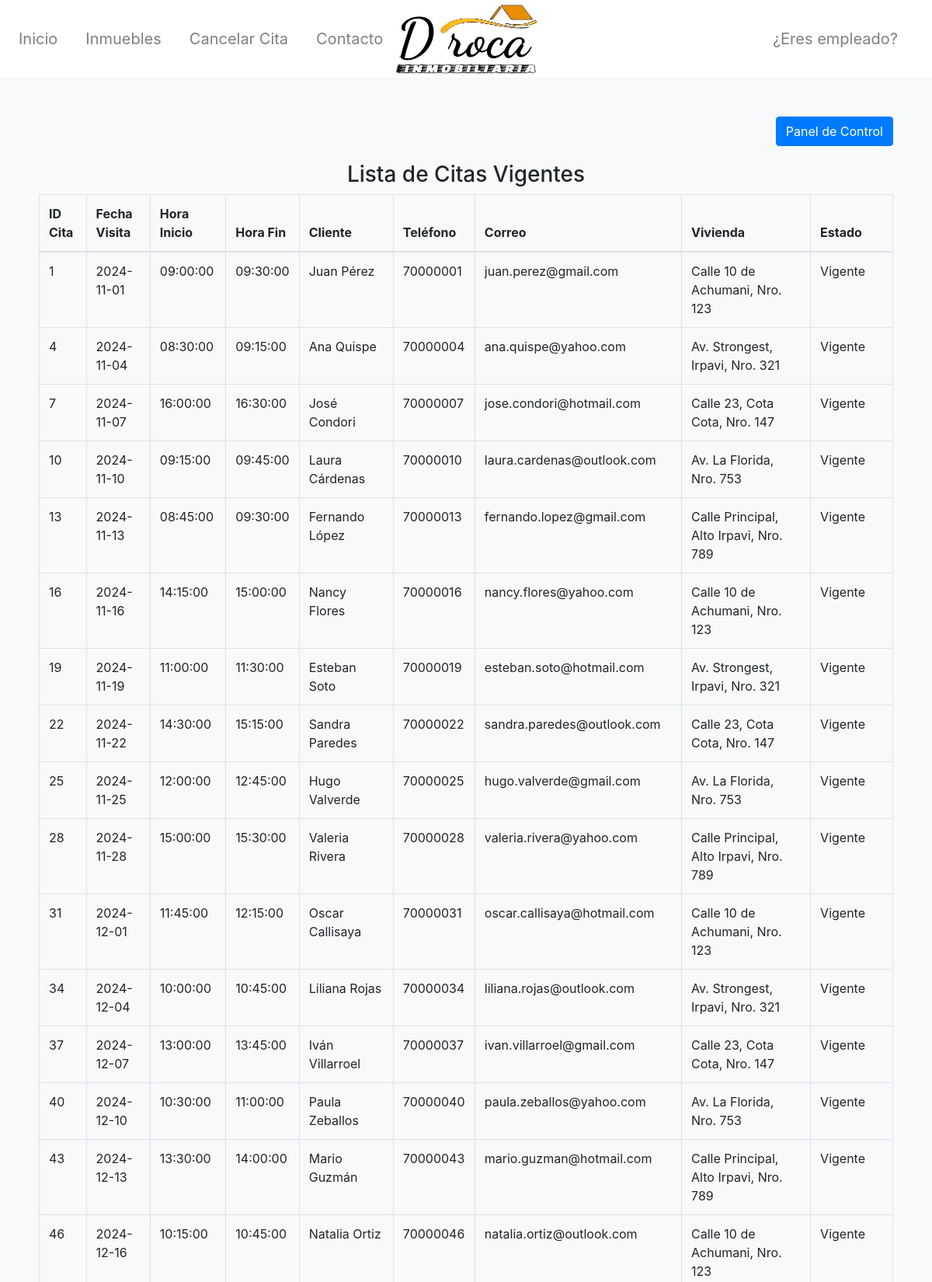
/gestionarCitas.php (upper part), run on the app's committed database.
### tables this page shows
CREATE TABLE Cita (
    idCita int  NOT NULL AUTO_INCREMENT,
    FechaVisita date  NOT NULL,
    FechaTrato date  NULL,
    HoraInicio time  NOT NULL,
    HoraFin time  NOT NULL,
    esTrato boolean  NULL,
    MontoOfrecido decimal(50,5)  NULL,
    Trabajador_idTrabajador int  NULL,
    Estado_idEstado int  NOT NULL,
    Vivienda_idVivienda int  NOT NULL,
    Cliente_idCliente int  NOT NULL,
    CONSTRAINT Cita_pk PRIMARY KEY (idCita)
);

CREATE TABLE Cliente (
    idCliente int  NOT NULL AUTO_INCREMENT,
    Nombre varchar(100)  NOT NULL,
    Telefono char(8)  NOT NULL,
    Correo varchar(100)  NOT NULL,
    CONSTRAINT Cliente_pk PRIMARY KEY (idCliente)
);

CREATE TABLE Vivienda (
    idVivienda int  NOT NULL AUTO_INCREMENT,
    Direccion varchar(100)  NOT NULL,
    MontoPedido int  NOT NULL,
    Vendido boolean  NOT NULL,
    Zonas_idZona int  NOT NULL,
    TipoVivienda_idTipoV int  NOT NULL,
    TipoOferta_idTipoO int  NOT NULL,
    CONSTRAINT Vivienda_pk PRIMARY KEY (idVivienda)
);

CREATE TABLE Estado (
    idEstado int  NOT NULL AUTO_INCREMENT,
    Estado varchar(100)  NOT NULL,
    CONSTRAINT Estado_pk PRIMARY KEY (idEstado)
);

### Logica/sql.php (called while the page is built, shortened)
<?php
function Conectarse()
{
    if (!($link = mysqli_connect("localhost", "root", ""))) {
        return 0;
    }
    return $link;
}
function obtenerCitasVigentes() {
    $conexion = Conectarse();
    $consulta = "
        SELECT
            C.idCita,
            C.FechaVisita,
            C.HoraInicio,
            C.HoraFin,
            CL.Nombre AS NombreCliente,
            CL.Telefono AS TelefonoCliente,
            CL.Correo AS CorreoCliente,
            V.Direccion AS DireccionVivienda,
            E.Estado
        FROM
            Cita C
        JOIN
            Cliente CL ON C.Cliente_idCliente = CL.idCliente
        JOIN
            Vivienda V ON C.Vivienda_idVivienda = V.idVivienda
        JOIN
            Estado E ON C.Estado_idEstado = E.idEstado
    ";
    $resultado = mysqli_query($conexion, $consulta);
    if ($resultado) {
        $citas = mysqli_fetch_all($resultado, MYSQLI_ASSOC);
    } else {
        $citas = [];
    }
    return $citas;
}
?>

### gestionarCitas.php (the view, shortened to what this page needs)
<!DOCTYPE html>
<html lang="es">
<head>
    <link href="https://maxcdn.bootstrapcdn.com/bootstrap/4.5.2/css/bootstrap.min.css" rel="stylesheet">
</head>
<body>
    <?php include('header.php'); ?>
    <div class="table-container">
        <div class="top-buttons">
            <a href="panelControl.php" class="btn btn-primary">Panel de Control</a>
        </div>
        <h3 class="text-center">Lista de Citas Vigentes</h3>
        <table class="table table-bordered">
            <thead>
                <tr>
                    <th>ID Cita</th>
                    <th>Fecha Visita</th>
                    <th>Hora Inicio</th>
                    <th>Hora Fin</th>
                    <th>Cliente</th>
                    <th>Teléfono</th>
                    <th>Correo</th>
                    <th>Vivienda</th>
                    <th>Estado</th>
                </tr>
            </thead>
            <tbody>
                <?php
                require_once 'Logica/sql.php';
                $citas = obtenerCitasVigentes();
                if (!empty($citas)) {
                    foreach ($citas as $cita) {
                        echo "<tr>";
                        echo "<td>" . $cita['idCita'] . "</td>";
                        echo "<td>" . $cita['FechaVisita'] . "</td>";
                        echo "<td>" . $cita['HoraInicio'] . "</td>";
                        echo "<td>" . $cita['HoraFin'] . "</td>";
                        echo "<td>" . $cita['NombreCliente'] . "</td>";
                        echo "<td>" . $cita['TelefonoCliente'] . "</td>";
                        echo "<td>" . $cita['CorreoCliente'] . "</td>";
                        echo "<td>" . $cita['DireccionVivienda'] . "</td>";
                        echo "<td>" . $cita['Estado'] . "</td>";
                        echo "</tr>";
                    }
                } else {
                    echo "<tr><td colspan='10' class='text-center'>No hay citas vigentes</td></tr>";
                }
                ?>
            </tbody>
        </table>
    </div>
</body>
</html>

### gestionarCitas.php (style rules this page uses)
body { background-color: #f8f9fa; }
.table-container { margin: 50px; }
.top-buttons { display: flex; justify-content: flex-end; margin-bottom: 20px; }

### data on the page
cita: idCita "1", FechaVisita "2024-11-01", HoraInicio "09:00:00", HoraFin "09:30:00", Cliente_idCliente.Nombre "Juan Pérez", Cliente_idCliente.Telefono "70000001", Cliente_idCliente.Correo "juan.perez@gmail.com", Vivienda_idVivienda.Direccion "Calle 10 de Achumani, Nro. 123", Estado_idEstado.Estado "Vigente"
cita: idCita "4", FechaVisita "2024-11-04", HoraInicio "08:30:00", HoraFin "09:15:00", Cliente_idCliente.Nombre "Ana Quispe", Cliente_idCliente.Telefono "70000004", Cliente_idCliente.Correo "ana.quispe@yahoo.com", Vivienda_idVivienda.Direccion "Av. Strongest, Irpavi, Nro. 321", Estado_idEstado.Estado "Vigente"
cita: idCita "7", FechaVisita "2024-11-07", HoraInicio "16:00:00", HoraFin "16:30:00", Cliente_idCliente.Nombre "José Condori", Cliente_idCliente.Telefono "70000007", Cliente_idCliente.Correo "jose.condori@hotmail.com", Vivienda_idVivienda.Direccion "Calle 23, Cota Cota, Nro. 147", Estado_idEstado.Estado "Vigente"
cita: idCita "10", FechaVisita "2024-11-10", HoraInicio "09:15:00", HoraFin "09:45:00", Cliente_idCliente.Nombre "Laura Cárdenas", Cliente_idCliente.Telefono "70000010", Cliente_idCliente.Correo "laura.cardenas@outlook.com", Vivienda_idVivienda.Direccion "Av. La Florida, Nro. 753", Estado_idEstado.Estado "Vigente"
cita: idCita "13", FechaVisita "2024-11-13", HoraInicio "08:45:00", HoraFin "09:30:00", Cliente_idCliente.Nombre "Fernando López", Cliente_idCliente.Telefono "70000013", Cliente_idCliente.Correo "fernando.lopez@gmail.com", Vivienda_idVivienda.Direccion "Calle Principal, Alto Irpavi, Nro. 789", Estado_idEstado.Estado "Vigente"
cita: idCita "16", FechaVisita "2024-11-16", HoraInicio "14:15:00", HoraFin "15:00:00", Cliente_idCliente.Nombre "Nancy Flores", Cliente_idCliente.Telefono "70000016", Cliente_idCliente.Correo "nancy.flores@yahoo.com", Vivienda_idVivienda.Direccion "Calle 10 de Achumani, Nro. 123", Estado_idEstado.Estado "Vigente"
cita: idCita "19", FechaVisita "2024-11-19", HoraInicio "11:00:00", HoraFin "11:30:00", Cliente_idCliente.Nombre "Esteban Soto", Cliente_idCliente.Telefono "70000019", Cliente_idCliente.Correo "esteban.soto@hotmail.com", Vivienda_idVivienda.Direccion "Av. Strongest, Irpavi, Nro. 321", Estado_idEstado.Estado "Vigente"
cita: idCita "22", FechaVisita "2024-11-22", HoraInicio "14:30:00", HoraFin "15:15:00", Cliente_idCliente.Nombre "Sandra Paredes", Cliente_idCliente.Telefono "70000022", Cliente_idCliente.Correo "sandra.paredes@outlook.com", Vivienda_idVivienda.Direccion "Calle 23, Cota Cota, Nro. 147", Estado_idEstado.Estado "Vigente"
cita: idCita "25", FechaVisita "2024-11-25", HoraInicio "12:00:00", HoraFin "12:45:00", Cliente_idCliente.Nombre "Hugo Valverde", Cliente_idCliente.Telefono "70000025", Cliente_idCliente.Correo "hugo.valverde@gmail.com", Vivienda_idVivienda.Direccion "Av. La Florida, Nro. 753", Estado_idEstado.Estado "Vigente"
cita: idCita "28", FechaVisita "2024-11-28", HoraInicio "15:00:00", HoraFin "15:30:00", Cliente_idCliente.Nombre "Valeria Rivera", Cliente_idCliente.Telefono "70000028", Cliente_idCliente.Correo "valeria.rivera@yahoo.com", Vivienda_idVivienda.Direccion "Calle Principal, Alto Irpavi, Nro. 789", Estado_idEstado.Estado "Vigente"
cita: idCita "31", FechaVisita "2024-12-01", HoraInicio "11:45:00", HoraFin "12:15:00", Cliente_idCliente.Nombre "Oscar Callisaya", Cliente_idCliente.Telefono "70000031", Cliente_idCliente.Correo "oscar.callisaya@hotmail.com", Vivienda_idVivienda.Direccion "Calle 10 de Achumani, Nro. 123", Estado_idEstado.Estado "Vigente"
cita: idCita "34", FechaVisita "2024-12-04", HoraInicio "10:00:00", HoraFin "10:45:00", Cliente_idCliente.Nombre "Liliana Rojas", Cliente_idCliente.Telefono "70000034", Cliente_idCliente.Correo "liliana.rojas@outlook.com", Vivienda_idVivienda.Direccion "Av. Strongest, Irpavi, Nro. 321", Estado_idEstado.Estado "Vigente"
cita: idCita "37", FechaVisita "2024-12-07", HoraInicio "13:00:00", HoraFin "13:45:00", Cliente_idCliente.Nombre "Iván Villarroel", Cliente_idCliente.Telefono "70000037", Cliente_idCliente.Correo "ivan.villarroel@gmail.com", Vivienda_idVivienda.Direccion "Calle 23, Cota Cota, Nro. 147", Estado_idEstado.Estado "Vigente"
cita: idCita "40", FechaVisita "2024-12-10", HoraInicio "10:30:00", HoraFin "11:00:00", Cliente_idCliente.Nombre "Paula Zeballos", Cliente_idCliente.Telefono "70000040", Cliente_idCliente.Correo "paula.zeballos@yahoo.com", Vivienda_idVivienda.Direccion "Av. La Florida, Nro. 753", Estado_idEstado.Estado "Vigente"
cita: idCita "43", FechaVisita "2024-12-13", HoraInicio "13:30:00", HoraFin "14:00:00", Cliente_idCliente.Nombre "Mario Guzmán", Cliente_idCliente.Telefono "70000043", Cliente_idCliente.Correo "mario.guzman@hotmail.com", Vivienda_idVivienda.Direccion "Calle Principal, Alto Irpavi, Nro. 789", Estado_idEstado.Estado "Vigente"
cita: idCita "46", FechaVisita "2024-12-16", HoraInicio "10:15:00", HoraFin "10:45:00", Cliente_idCliente.Nombre "Natalia Ortiz", Cliente_idCliente.Telefono "70000046", Cliente_idCliente.Correo "natalia.ortiz@outlook.com", Vivienda_idVivienda.Direccion "Calle 10 de Achumani, Nro. 123", Estado_idEstado.Estado "Vigente"
